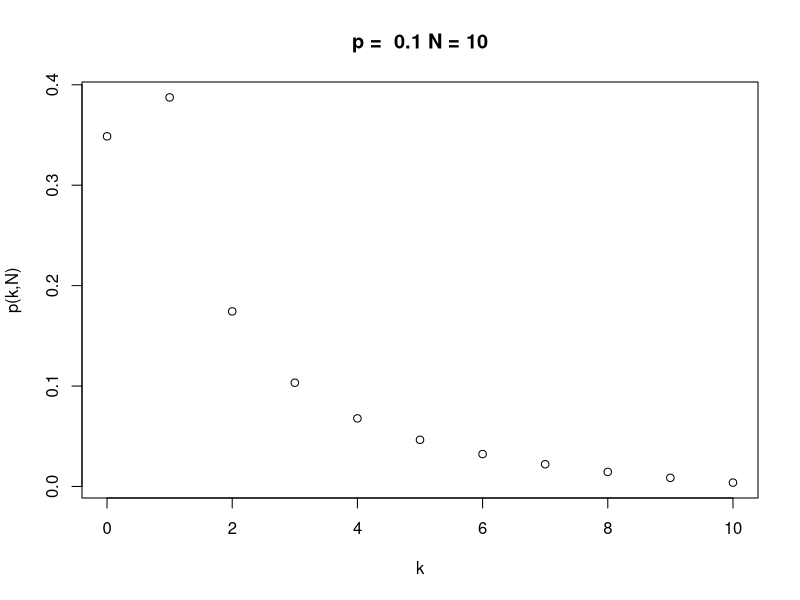
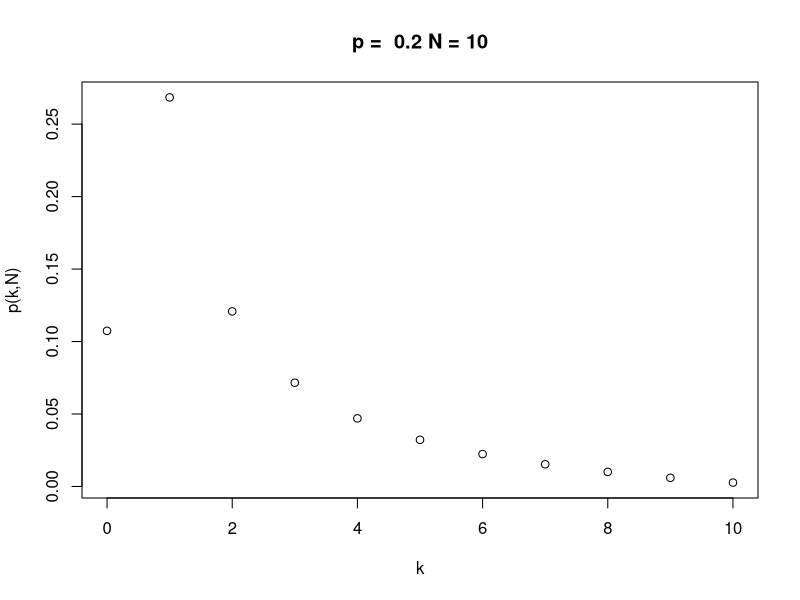
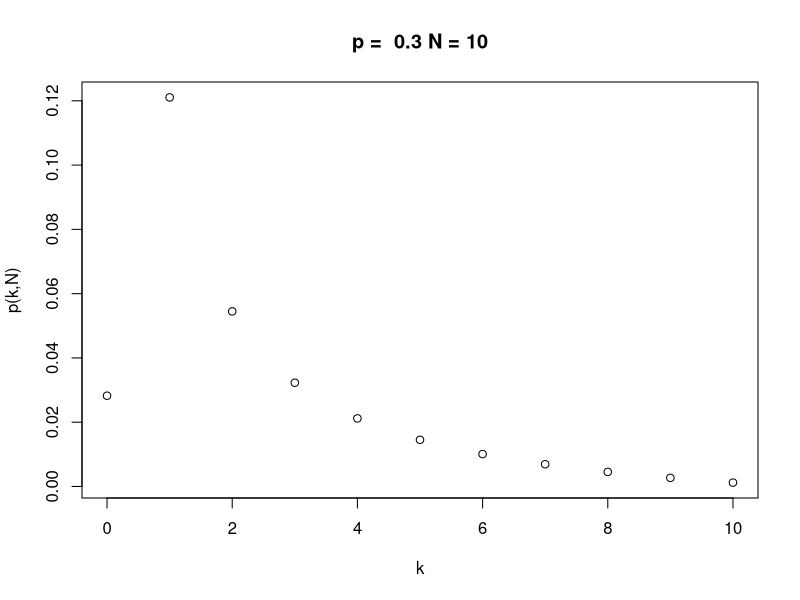
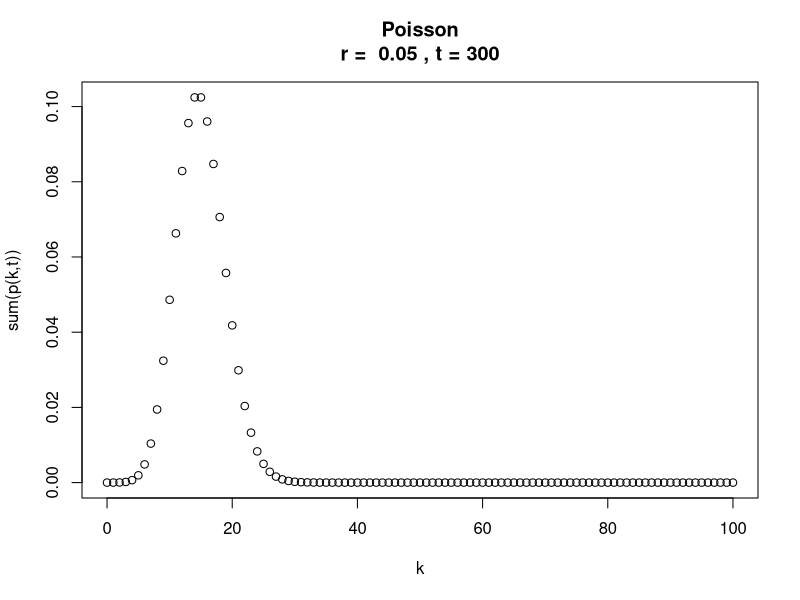
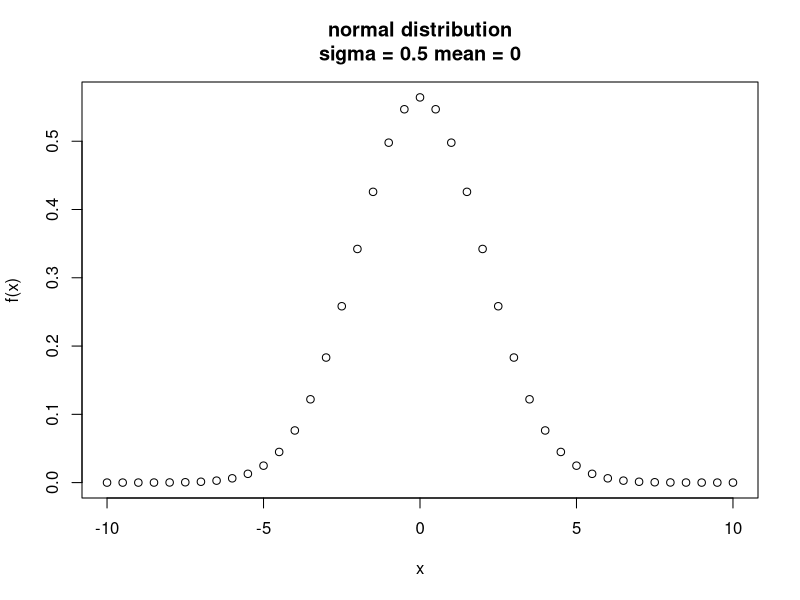

The R source for these figures, in order: (Note: this script raises an error after producing the figures.)
## ---- chunk 1
library(tidyverse)
## ---- chunk 2
 
p=0.1 #0.2, 0.3
N=10

kVec=1:N

binom<-function(p,N=10){
  pkN<-vector(length = length(kVec))
  p0N=(1-p)^N
  
  for(i in 1:length(kVec)){
  pkN[i]<-((N-kVec[i]+1)/kVec[i])*(p/(1-p))*ifelse(pkN<2,p0N,pkN[i-1])
  }
  
  pkN0<-c(p0N,pkN)
  print(pkN0)
  
  plot(c(0,kVec),pkN0,main = paste("p = ",p,"N = 10"),xlab="k",ylab="p(k,N)")
}

binom0.1<-binom(0.1)

#binom0.1

## ---- chunk 3

binom0.2<-binom(0.2)

#binom0.2

## ---- chunk 4

binom0.3<-binom(0.3)
#binom0.3

## ---- chunk 5

multinom<-function(p,N=10){
  pkN<-vector(length = length(kVec))
  p0N=(1-p)^N
  
  for(i in 1:length(kVec)){
  pkN[i]<-((N-kVec[i]+1)/kVec[i])*(p/(1-p))*ifelse(pkN<2,p0N,pkN[i-1])
  }
  
  pkN0<-c(p0N,pkN)
  print(pkN0)
}

## ---- chunk 6
  
poiss<-function(r,t,cut,kMax){
  kvP<-c(seq(1,kMax,by=1))
  
  p0t<-exp(-r*t)
  sum=p0t
  
  pkt<-vector(length = length(kvP))
  
  for(i in 1:length(kvP)){
    pkt[i]<-(r*t/kvP[i])*ifelse(i<2,p0t,pkt[i-1])
    sum<-sum+pkt[i]
    
    if (sum>=cut) break # while(sum<cut) <- keep doing this until this is no longer true
  }
  
  pVec<-c(p0t,pkt)
  #return(pVec)
  
  pDPlot<-plot(c(0,kvP),pVec,main = paste("Poisson\nr = ",r,", t =",t),xlab="k",ylab="sum(p(k,t))")
  #print(pkt)
  return(pDPlot)
}

  poiss(0.05,300,1,100)


## ---- chunk 7

poisNI<-function(r,t,cut){
  
  pk0<-exp(-r*t)
  
  df<-data.frame(k=c(0:100),
                 pkt=c(pk0,NA),
                 rVal=c())
  df2<-df %>%
    mutate()
}
## ---- chunk 8
normPlt<-function(sig,m,rng){
  gaus<-data.frame(x=seq(-rng,rng,by=0.5))
  
  gaus2<-gaus %>%
    mutate(fx=(1/(sqrt(2*pi*sig))*exp((-(x-m)^2)/2*sig^2)))
  
  nplt<-plot(gaus2,main=paste("normal distribution\nsigma =",sig,"mean =",m),xlab="x",ylab="f(x)")
return(nplt)
}

np<-normPlt(0.5,0,10)

## ---- chunk 9
 
...?

## ---- chunk 10
 
binRand<-function(N,p){
  U<-runif(n = 1,min = 0,max = 1)
  k=0
  suMv=rep(0,N+1)
  RkVec<-seq(1,N,by=1)
  RpkN<-numeric(length=length(RkVec))
  p0N=(1-p)^N
  
   for(i in 1:length(RkVec)){
  RpkN[i]<-((N-RkVec[i]+1)/RkVec[i])*(p/(1-p))*ifelse(i<2,p0N,RpkN[i-1])
  suMv[i+1] = suMv[i]+RpkN[i]
  #print(c(RpkN[i],U))
  if(suMv[i+1]>=U) break
  
  } 

#return(suMv)


  biRPlt<-plot(x=c(0,RkVec),y=suMv,main=paste("binomial\nN =",N,"p =",p,"U=",round(U,3)),xlab="k",ylab="cumulative prob")
return(biRPlt)
}

binRand(100,0.1)
## ---- chunk 11

qbinom1 <- function(N, k, p, U) {
  qbinom1_df <- data.frame(N = N,
                          k = rep(0:N, times = length(p_vec)),
                          p = rep(p_vec, each = N + 1)) %>%
    group_by(p) %>%
    mutate(pdf = choose(N, k) * p^k * (1 - p)^(N - k),
           cdf = cumsum(pdf)) %>%
    filter(cdf > U) %>%
    summarize(U = U, N = first(N), k_successes = first(k))

  return(qbinom1_df)
}

N <- 100
p_vec <- c(0.01, 0.05, 0.10, 0.2, 0.5, 0.75)

U <- runif(n = 50, min = 0, max = 1)

qbinom_df <- lapply(U, FUN = function(x) {
  qbinom1(N, k, p_vec, x)
}) %>%
  bind_rows()

ggplot(qbinom_df, aes(y = U, x = k_successes, color = p)) +
  geom_point()

## ---- chunk 12

mcPop<-function(s,b,sigN,sigW,sigV,N0){
  
}

